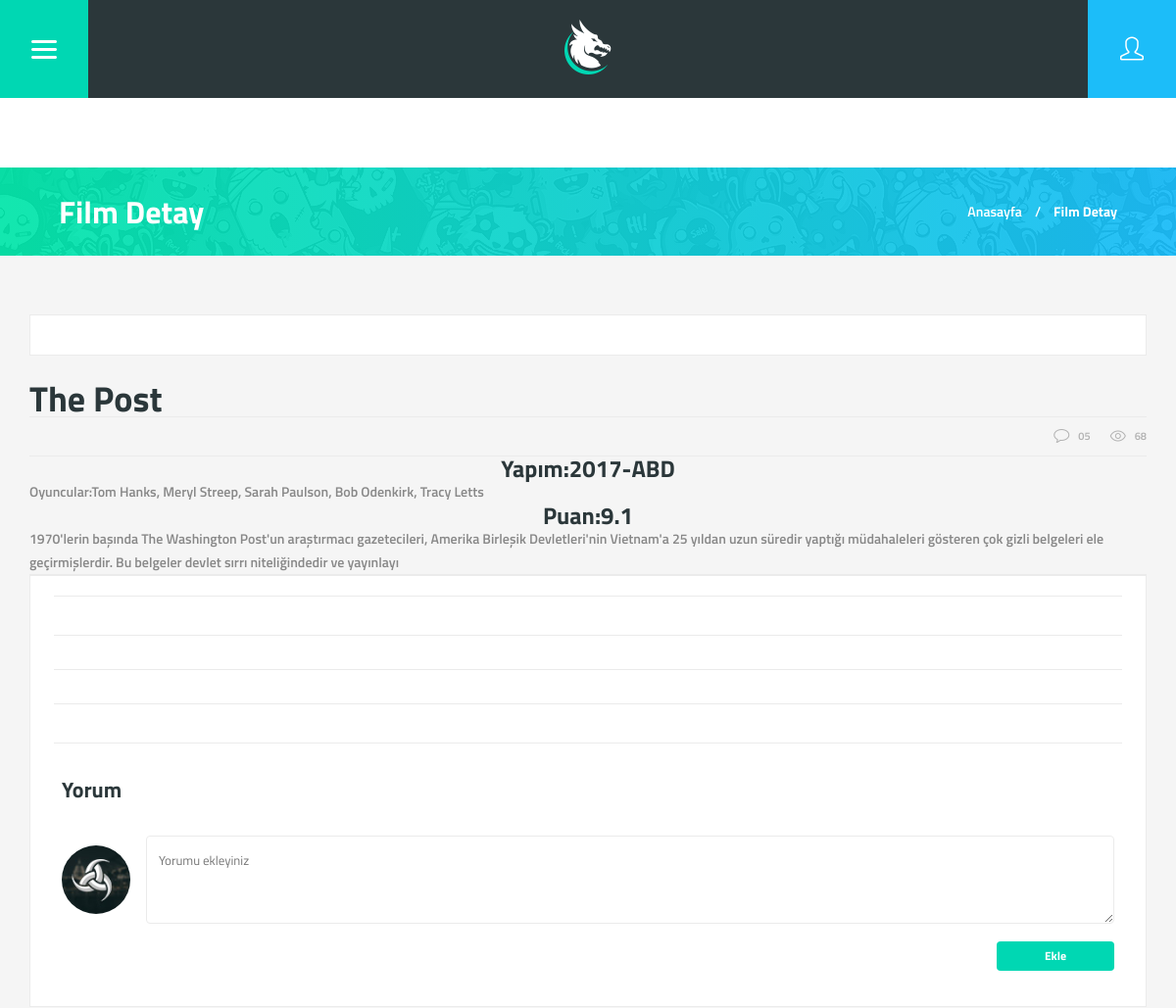
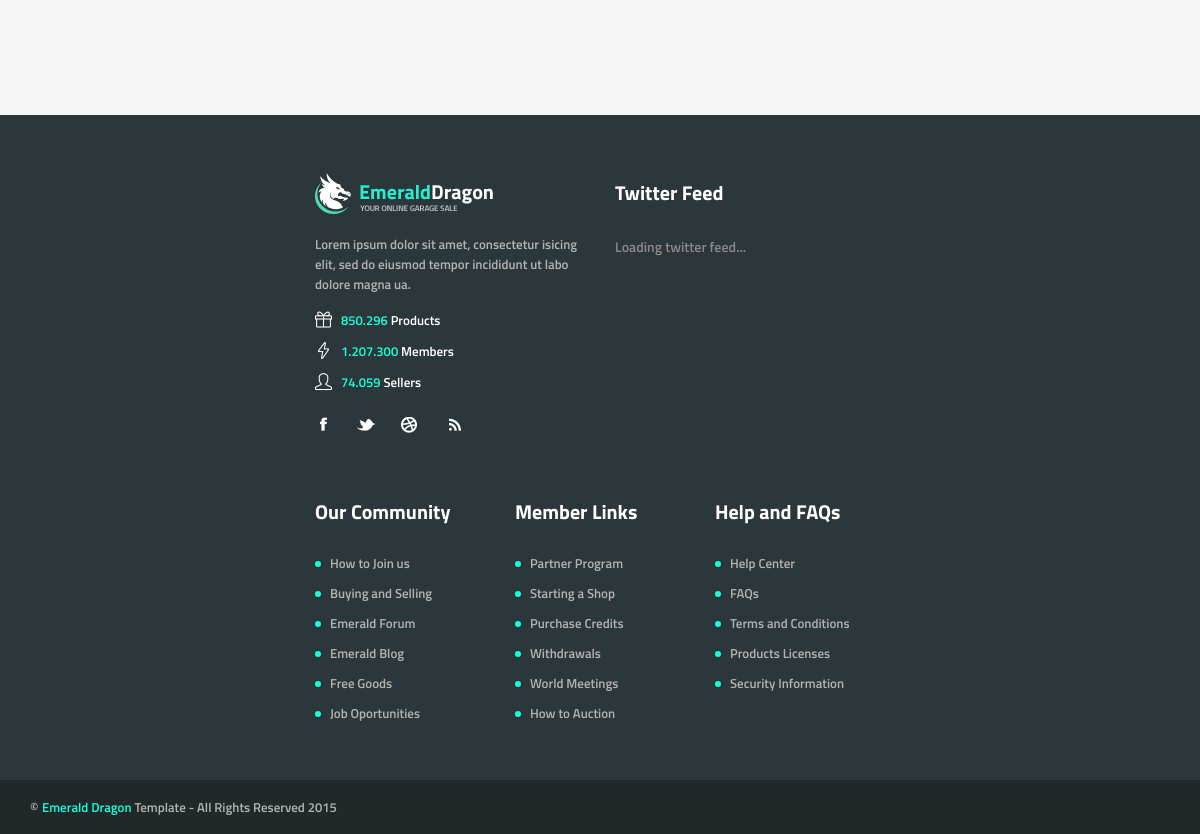
The app's page /home/film_detay/10 with its own data (2 pictures, top to bottom).
### tables this page shows
CREATE TABLE `filmler` (
  `Id` int(11) NOT NULL AUTO_INCREMENT,
  `Ad` varchar(255) DEFAULT NULL,
  `Kategori` varchar(255) DEFAULT NULL,
  `Puan` varchar(255) DEFAULT NULL,
  `Resim` varchar(255) DEFAULT NULL,
  `Tarih` varchar(255) DEFAULT NULL,
  `Konu` varchar(255) DEFAULT NULL,
  `Oyuncular` varchar(255) DEFAULT NULL,
  `Yonetmen` varchar(255) DEFAULT NULL,
  `Yapim` varchar(255) DEFAULT NULL,
  `description` varchar(255) DEFAULT NULL,
  `keywords` varchar(255) DEFAULT NULL,
  PRIMARY KEY (`Id`)
);

### application/controllers/Home.php (called while the page is built, shortened)
<?php
class Home extends CI_Controller {
		public function film_detay($id)
	{
		$query=$this->db->query("SELECT * FROM bekleyen where filmId=".$id." and onay=1");
		$data['yorumlar']=$query->result();
		$query=$this->db->query("SELECT * FROM kategoriler ORDER By adi");
		$data['kategoriler']=$query->result();
		$this->load->model("Database_Model");
		$data["id"]=$id;
		$data["veri"]=$this->Database_Model->get_film($id);
		$query=$this->db->query("SELECT * FROM film_resim WHERE urun_id=$id");
		$data['resimler']=$query->result();
		$data["sayfa"]="Detaylar";
		$this->load->model("Database_Model");
	    $this->load->view('_header',$data);
		$this->load->view('film_detay',$data);
		$this->load->view('_footer');
	}
}

### index.php (called while the page is built, shortened)
<?php
require_once BASEPATH.'core/CodeIgniter.php';

### application/models/Database_Model.php (called while the page is built, shortened)
<?php
class Database_Model extends CI_Model{
    function get_film($id)
    {
        $query = $this->db->query('SELECT filmler.*, kategoriler.adi as katadi
        FROM filmler
        INNER JOIN kategoriler ON filmler.Kategori=kategoriler.id
        WHERE filmler.id='.$id );
        return $query->result();
    }
}
?>

### application/views/film_detay.php (the view, shortened to what this page needs)
<div class="main-menu-wrap">
        <div class="menu-bar">
        </div>
    </div>
<div class="section-headline-wrap">
        <div class="section-headline">
            <h2>Film Detay</h2>
            <p>Anasayfa<span class="separator">/</span><span class="current-section">Film Detay</span></p>
        </div>
    </div>
   <div class="section-wrap">
        <div class="section">
            <div class="content left">
                <article class="post">
                    <?php foreach ($resimler as $veri) { ?>
                   <div class="post-image">
                        <div class="slide-control-wrap">
                            <div class="slide-control rounded left">
                                <svg class="svg-arrow">
                                    <use xmlns:xlink="http://www.w3.org/1999/xlink" xlink:href="#svg-arrow"></use>
                                </svg>
                            </div>
                            <div class="slide-control rounded right">
                                <svg class="svg-arrow">
                                    <use xmlns:xlink="http://www.w3.org/1999/xlink" xlink:href="#svg-arrow"></use>
                                </svg>
                            </div>
                        </div>
                    </div>
                    <div class="post-image-slides">
                        <div class="image-slides-wrap full">
                            <div class="image-slides" data-slide-visible-full="8" data-slide-visible-small="2" data-slide-count="9" style="left: 0px;">
                                <div class="image-slide" data-index="0" style="left: 0px;">
                                    <div class="overlay"></div>
                                    <figure class="product-preview-image thumbnail liquid imgLiquid_bgSize imgLiquid_ready" style="background-image: url(&quot;<?=base_url()?>uploads/<?=$veri[0]->resim?>&quot;); background-size: cover; background-position: center center; background-repeat: no-repeat;">
                                        <img src="<?=base_url()?>uploads/<?=$veri[0]->Resim?>" alt="" style="display: none;">
                                    </figure>
                                </div>
                            </div>
                             <div class="image-slides" data-slide-visible-full="8" data-slide-visible-small="2" data-slide-count="9" style="left: 0px;">
                                <div class="image-slide" data-index="0" style="left: 0px;">
                                    <div class="overlay"></div>
                                    <figure class="product-preview-image thumbnail liquid imgLiquid_bgSize imgLiquid_ready" style="background-image: url(&quot;<?=base_url()?>uploads/<?=$veri[0]->resim?>&quot;); background-size: cover; background-position: center center; background-repeat: no-repeat;">
                                        <img src="<?=base_url()?>uploads/<?=$veri[0]->Resim?>" alt="" style="display: none;">
                                    </figure>
                                </div>
                            </div>
                        </div> <?php } ?>
                    </div>
                    <div class="post-content with-title">
                        <p class="text-header big"><?=$veri[0]->Ad?></p>
                        <div class="meta-line">
                            <div class="metadata">
                                <div class="meta-item">
                                    <span class="icon-bubble"></span>
                                    <p>05</p>
                                </div>
                                <div class="meta-item">
                                    <span class="icon-eye"></span>
                                    <p>68</p>
                                </div>
                            </div>
                        </div>
                        <div class="post-paragraph">
                           <h3>Yapım:<?=$veri[0]->Yapim?></h3>
                            <p>Oyuncular:<?=$veri[0]->Oyuncular?></p>
                        </div>
                         <div class="post-paragraph">
                           <h3>Puan:<?=$veri[0]->Puan?></h3>
                            <p> <?=$veri[0]->Konu?></p>
                        </div>
                    </div>
                <div class="blog-comments">
                    <hr class="line-separator">
                    <div class="comment-list">
                        <hr class="line-separator">
                        <hr class="line-separator">
                        <hr class="line-separator">
                        <hr class="line-separator">
                        <h3>Yorum</h3>
                        <div class="comment-wrap comment-reply">
                            <a href="user-profile.html">
                                <figure class="user-avatar medium">
                                    <img src="<?=base_url()?>assest/images/avatars/avatar_09.jpg" alt="">
                                </figure>
                            </a>
                            <form method="post" action="<?=base_url()?>home/yorum_ekle/<?php echo $id?>" class="comment-reply-form">
                                <textarea name="treply1" placeholder="Yorumu ekleyiniz"></textarea>
                            <button class="button primary">Ekle</button>
                            </form>
                        </div>
                    </div>
                </div>
            </div>
                        </div>

### records on screen
filmler: Ad "The Post", Yapim "2017-ABD", Oyuncular "Tom Hanks, Meryl Streep, Sarah Paulson, Bob Odenkirk, Tracy Letts", Puan "9.1", Konu "1970'lerin başında The Washington Post'un araştırmacı gazetecileri, Amerika Birleşik Devletleri'nin Vietnam'a 25 yıldan uzun süredir yaptığı müdahaleleri gösteren çok gizli belgeleri ele geçirmişlerdir. Bu belgeler devlet sırrı niteliğindedir ve yayınlayı"
